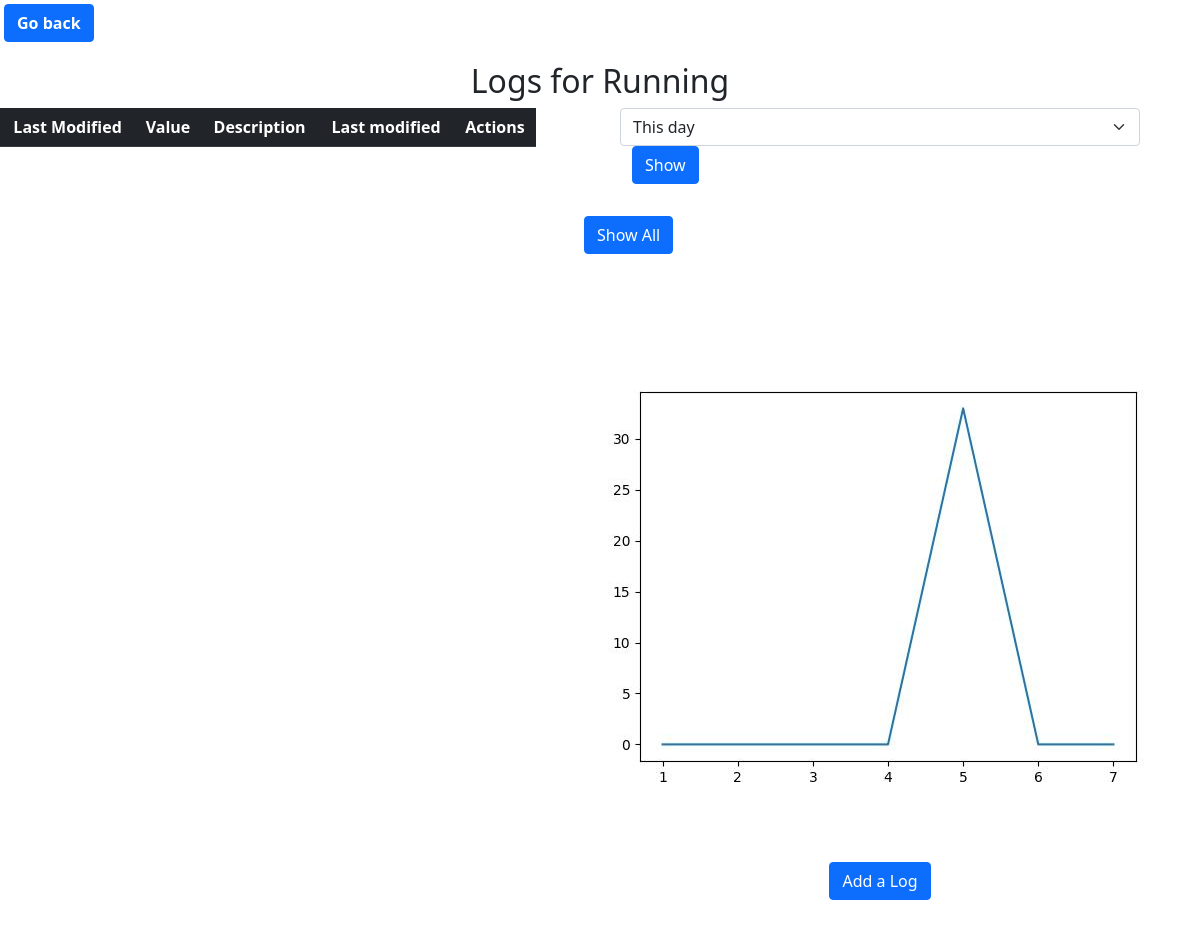
Before: /Sharan/Running/logs with the older database file.
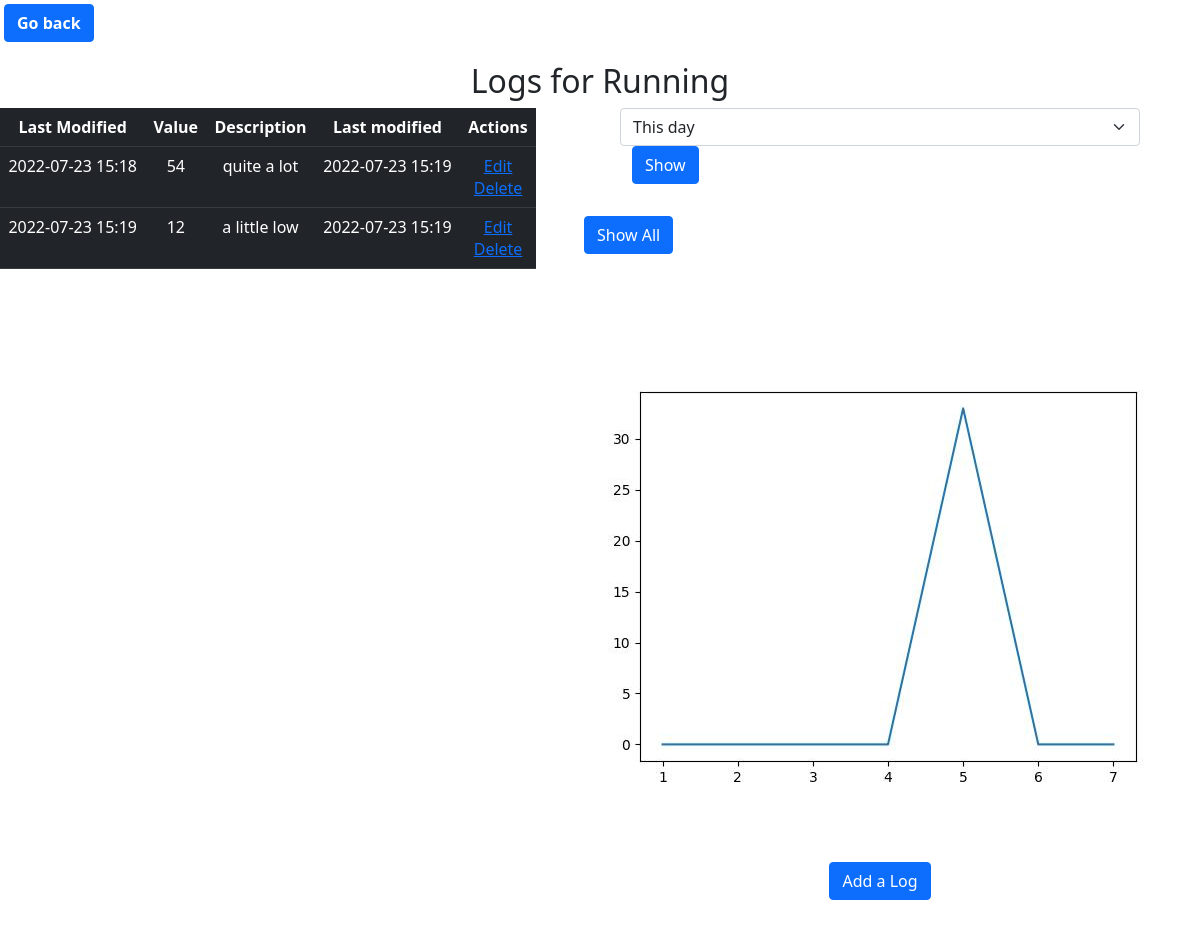
After: the same page with the newer database file.
### application/models.py (models this page shows)
class Logs(db.Model):
    __tablename__ = 'Logs'
    LogID = db.Column(db.Integer, autoincrement= True, primary_key=True)
    UserName = db.Column(db.String, nullable=False)
    Tracker_name = db.Column(db.String, nullable=False)
    Date_created = db.Column(db.String, nullable=False)
    Last_modified = db.Column(db.String, nullable=False)
    Value = db.Column(db.Integer, nullable = False)
    Description = db.Column(db.String, nullable = True)

### application/controllers.py (the view, shortened to what this page needs)
@app.route('/<string:UserName>/<string:Tracker_name>/logs', methods=['GET', 'POST'])
def logs_page(UserName, Tracker_name):
    if request.method == 'GET':
        logs_queried = Logs.query.filter(Logs.UserName == UserName).filter(Logs.Tracker_name == Tracker_name).all()
        logs_list = []
        for i in logs_queried:
            log_dic = i.__dict__
            log_dic['Last_modified'] = log_dic['Last_modified'][:16]
            log_dic['Date_created'] = log_dic['Date_created'][:16]
            logs_list.append([log_dic['Date_created'], log_dic['Value'], log_dic['Description'], log_dic['Last_modified'], log_dic['LogID']])
        return render_template('logs.html', logs_list= logs_list, name = UserName, tracker_name = Tracker_name)

### application/controllers.py (called while the page is built)
@app.context_processor
def override_url_for():
    return dict(url_for=dated_url_for)

def dated_url_for(endpoint, **values):
    if endpoint == 'static':
        filename = values.get('filename', None)
        if filename:
            file_path = os.path.join(app.root_path,
                                     endpoint, filename)
            values['q'] = int(os.stat(file_path).st_mtime)
    return url_for(endpoint, **values)

### templates/logs.html (shortened to what this page needs)
<DOCTYPE! html>
<html>
<head>
    <link href="/static/css/main.min.css" rel="stylesheet" >
</head>
<body>
    <nav class="navbar navbar-expand-lg p-1">
        <form action="/{{name}}/trackers" method="GET" class="navbar-form">
            <input type="submit" value="Go back" class="btn btn-primary fw-bold text-decoration-none"/>
        </form>
    </nav>
    <h2 class="text-center">Logs for {{tracker_name}}</h2>
    <div class="row">
        <div class="col">
    <table class="table table-dark text-center py-5">
        <tr>
            <th>Last Modified</th>
            <th>Value</th>
            <th>Description</th>
            <th>Last modified</th>
            <th>Actions</th>
        </tr>
        {%for i in logs_list%}
        <tr>
            {% for j in i[:-1] %}
            <td>{{j}}</td>
            {% endfor %}
            <td>
                <a href="/{{name}}/{{tracker_name}}/logs/{{i[4]}}/edit">Edit</a> <br>
                <a href="/{{name}}/{{tracker_name}}/logs/{{i[4]}}/delete">Delete</a>
            </td>
        </tr>
        {%endfor%}
    </table>
</div>
<div class="col">
    <div class="container">
        <form action="/{{name}}/{{tracker_name}}/logs" method="POST" id="time_period" class="container px-5">
            <div class="row">
                <select name="period" id="period" class="form-select col">
                    <option value=0>This day</option>
                </select>
            </div>
            <div class="col">
                <input type="submit" value = "Show" class="btn btn-primary mb-3 text-center">
            </div>
        </form>
        <form action="/{{name}}/{{tracker_name}}/logs" class="mb-3 text-center col-1">
            <input type="submit" value="Show All" class="btn btn-primary mb-3 text-center"/>
        </form>
    </div>
    <div class="py-5">
        <img src="{{ url_for('static', filename='trendline.jpg') }}" class="img-responsive" />
    </div>
    <form action="/{{name}}/{{tracker_name}}/logs/add" class="mb-3 text-center">
        <input type="submit" value="Add a Log" class="btn btn-primary mb-3 text-center"/>
    </form>
</div>
</body>

Changed rows visible on the page:
now on this page (row edited): Logs: 1 "2022-07-23 15:18" "54" "2022-07-23 15:19", Description "quite a lot"
now on this page (row edited): Logs: 1 "2022-07-23 15:19" "12" "2022-07-23 15:19", Description "a little low"
